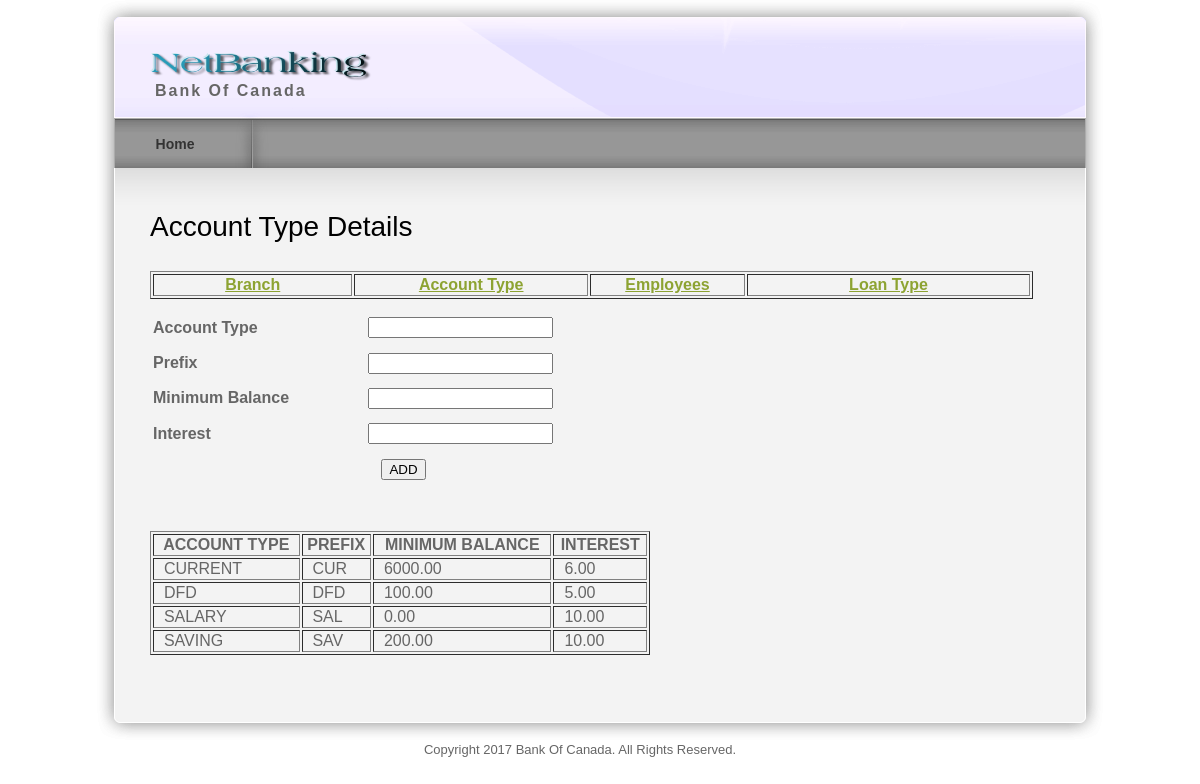
The page /addaccountmaster.php on the database its author committed.
### tables this page shows
CREATE TABLE `accountmaster` (
  `accounttype` varchar(25) NOT NULL,
  `prefix` varchar(11) NOT NULL,
  `minbalance` double(12,2) NOT NULL,
  `interest` double(10,2) NOT NULL
);

### addaccountmaster.php (the view, shortened to what this page needs)
<?php
include("header.php");
?>
<?php
$sql1 = mysql_query("select * from accountmaster");
?>
<div id="templatemo_main"><span class="main_top"></span>
	<h2>Account Type Details</h2>
  <div id="templatemo_content">
    <table width="883" border="1">
      <tr>
        <th width="113" scope="col"><a href="viewbranch.php">Branch</a></th>
        <th width="133" scope="col"><a href="addaccountmaster.php">Account Type</a></th>
        <th width="87" scope="col"><a href="viewemp.php">Employees</a></th>
        <th width="162" scope="col"><a href="viewloantype.php">Loan Type</a></th>
      </tr>
    </table>
    <p>
    <form onsubmit="return valid()" id="form1" name="form1" method="post" action="">
      <table width="507" height="179" border="0">
        <tr>
          <th scope="row" align="left">Account Type</th>
          <td><input type="text" name="acctype" id="acctype" /></td>
        </tr>
        <tr>
          <th scope="row" align="left">Prefix</th>
          <td><input type="text" name="prefix" id="prefix" /></td>
        </tr>
        <tr>
          <th scope="row" align="left">Minimum Balance</th>
          <td><input type="text" name="minbalance" id="minbalance" /></td>
        </tr>
        <tr>
          <th scope="row" align="left">Interest</th>
          <td><input type="text" name="interest" id="interest" /></td>
        </tr>
        <tr>
          <th colspan="2" scope="row">
          	<input type="submit" name="add" id="add" value="ADD" />
          </th>
        </tr>
      </table>
      <p>&nbsp;</p>
    </form>
    <table width="500" border="1">
      <tr>
        <th scope="col">ACCOUNT TYPE</th>
        <th scope="col">PREFIX</th>
        <th scope="col">MINIMUM BALANCE</th>
        <th scope="col">INTEREST</th>
      </tr>
     <?php
      while($arrayvar = mysql_fetch_array($sql1))
	  {
echo "	  <tr>
        <td>&nbsp; $arrayvar[accounttype] </td>
        <td>&nbsp; $arrayvar[prefix]</td>
        <td>&nbsp; $arrayvar[minbalance] </td>
        <td>&nbsp; $arrayvar[interest]</td>
      </tr>";
	  }
	  ?>
    </table>
  </div>
     </div>
    <div id="templatemo_main_bottom"></div>
    <?php
	include("footer.php");
	?>

### templatemo_style.css (style rules this page uses)
body { margin: 0px; padding: 0px; color: #666; font-family: Helevetica,Arial,sans-serif; font-size: 13px; line-height:1.5em; background-color: #fff; background-repeat: repeat-x; }
a, a:link, a:visited { color: #8da332; }
p { margin: 0px; padding: 0 0 10px 0; }
h2 { font-size: 28px; font-weight: normal; line-height: 28px; margin: 0 0 30px 0; padding: 0; color: #000; }
#templatemo_main { position: relative; width: 900px; padding: 45px 55px; background: url(images/templatemo_content.png) repeat-y; }
#templatemo_main .main_top { position: absolute; top: 0; left: 20px; width: 970px; height: 45px; background: url(images/templatemo_content_top.png) no-repeat; }
#templatemo_main_bottom { width: 1010px; height: 40px; background: url(images/templatemo_content_bottom.png) no-repeat; }
#templatemo_content { float: left; width: 560px; }

### rows shown on the page
accountmaster: accounttype "CURRENT", prefix "CUR", minbalance "6000.00", interest "6.00"
accountmaster: accounttype "DFD", prefix "DFD", minbalance "100.00", interest "5.00"
accountmaster: accounttype "SALARY", prefix "SAL", minbalance "0.00", interest "10.00"
accountmaster: accounttype "SAVING", prefix "SAV", minbalance "200.00", interest "10.00"
